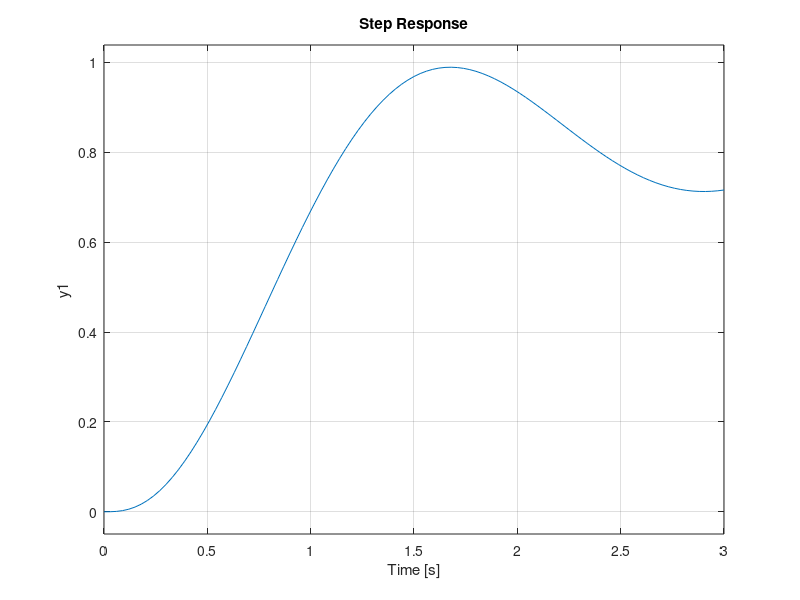

Recreate this plot in MATLAB. (Note: this script raises an error after producing the figure.)
long_poles = [
   1.836*exp(1j*(pi - acos(0.441))),
   1.836*exp(1j*(pi + acos(0.441))),
   0.123*exp(1j*(pi + acos(0.066))),
   0.123*exp(1j*(pi - acos(0.066))),
   ];

lat_poles = [
   -1/0.2495,
   1.519*exp(1j*(pi + acos(0.15))),
   1.519*exp(1j*(pi - acos(0.15))),
   1/42.6,
   ];

% my vals
E_theta = -tf([2.6855, 2.4735, 0.0903], real(poly(long_poles)));
E_Nz = -tf([0.0139, 0.0694, 0.4066, 0.0244, 0], real(poly(long_poles)));
R_r = -tf([1.8899, 6.5343, 2.6795, -0.5732], real(poly(lat_poles)));
A_Ptch = -tf([5.084, 2.9062, 12.0011], real(poly(lat_poles)));

lag_e = tf(1, [0.1, 1]);
lag_a = tf(1, [0.05, 1]);
lag_r = tf(1, [0.25, 1]);


% % given vals
% E_theta = -tf([2.637, 2.475, 0.0607], real(poly(long_poles)));
% E_Nz = -tf([0.0139, 0.0693, 0.4071, 0.0242, 0], real(poly(long_poles)));
% R_r = -tf([2.0959, 6.0649, 3.565, -1.1943], real(poly(lat_poles)));
% A_Ptch = -tf([4.748, 2.957, 11.16], real(poly(lat_poles)));

% figure
% hold on;
% step(E_theta);
% rlocus(-lag_e*E_theta);
% plot_req(0.4, 1);
% hold off
% step(E_Nz);
% step(R_r);
% step(A_Ptch);
figure

sys = E_theta;

rlocus(-lag_e*sys)

%%

s = tf('s');
kp = 1;
ki = 0;
kd = 0.;
K = kp + ki/s;


step(feedback(-K*lag_e*sys, 1), 3)
stepinfo(feedback(-K*lag_e*sys, 1))
% plot_c_star(0.95)

% plot_long_rlocus(-lag_e*sys,K)

rlocus(-K*lag_e*sys)

function plot_c_star(k)
[cst,cslo,csup] = csenv(k);

% figure
hold on;
plot(cst, cslo, "Color","b");
plot(cst, csup, "Color","b");
end

function plot_long_rlocus(sys, K)
s =  tf('s');
figure
hold on
% phugoid
subplot(1, 2, 1);
rlocus(K*sys)
hold on
r = rlocus(K*sys, 1);
plot(real(r), imag(r), 'k+')
hold on
plot_req(0.05, 0)
xlim([-0.3, 0.3]);
ylim([-0.3, 0.3]);

% spo
subplot(1, 2, 2);
rlocus(K*sys)
hold on
r = rlocus(K*sys, 1);
plot(real(r), imag(r), 'k+')
hold on
plot_req(0.4, 1)
xlim([-1.3, 0]);
ylim([-4, 4]);

end

function plot_lat_rlocus(sys, kp, ki)
s =  tf('s');
K = kp + ki/s;

figure
hold on
% dutch-roll
subplot(1, 3, 1);
rlocus(K*sys)
hold on
r = rlocus(K*sys, 1);
plot(real(r), imag(r), 'k+')
hold on
plot_req(0.4, 0.4)
xlim([-0.3, 0.3]);
ylim([-0.3, 0.3]);

% Roll-subsidance
subplot(1, 3, 2);
rlocus(K*sys)
hold on
r = rlocus(K*sys, 1);
plot(real(r), imag(r), 'k+')
hold on
plot_req(0.8, 1)
xlim([-1.3, 0]);
ylim([-4, 4]);

% spiral
subplot(1, 3, 3);
rlocus(K*sys)
hold on
r = rlocus(K*sys, 1);
plot(real(r), imag(r), 'k+')
hold on
plot_req(0, log(2)/20)
xlim([-1.3, 0]);
ylim([-4, 4]);

end

function plot_req(zeta, wn)
theta = linspace(0, 2*pi, 100);
x = wn*cos(theta);
y = wn*sin(theta);
hold on;
plot(x, y, "Color","r");
r = linspace(0, 1000, 2);
rx = -r*zeta;
ry = r/sqrt(1-zeta^2);
plot(rx, ry, "Color","b");
end




